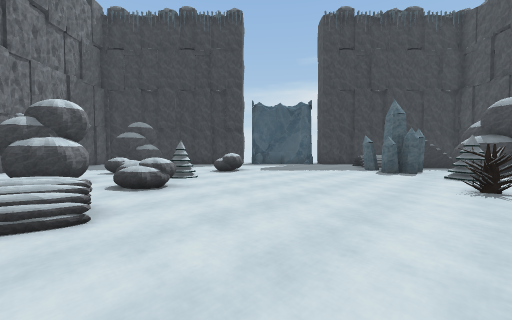
view 1 (above)

17 first-person views from a walk through a scene from a Unity 3-D project. The camera is 1.5 m above the floor, tilts 2° down and sees 90° across. The floor is counted in squares, 2 m on a side. Each view is taken from the middle of a square. On the plan, view 1 faces up. The plan holds only what a view shows up to about 9 squares ahead; the rest is blank.

view 2
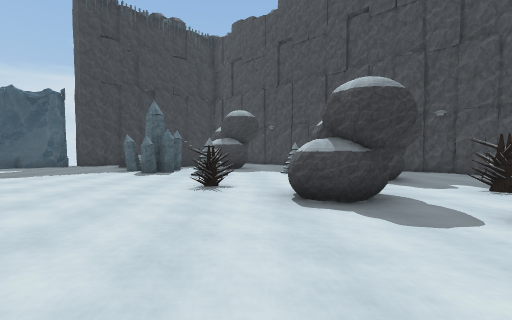

view 3
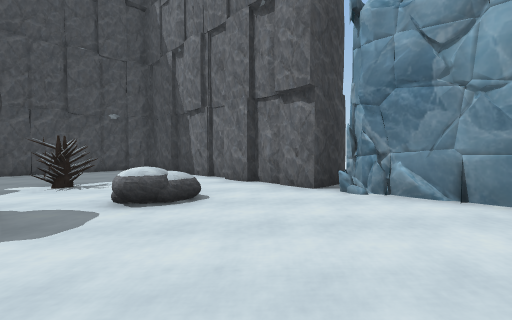

view 4
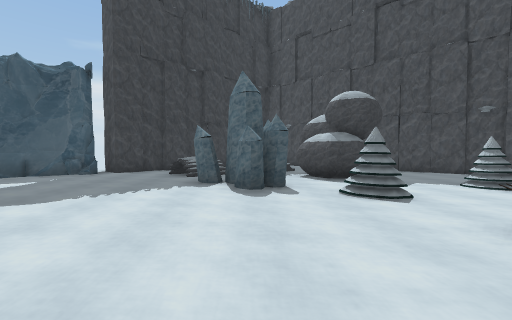

view 5
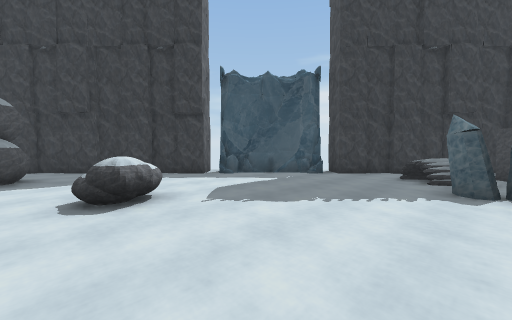

view 6
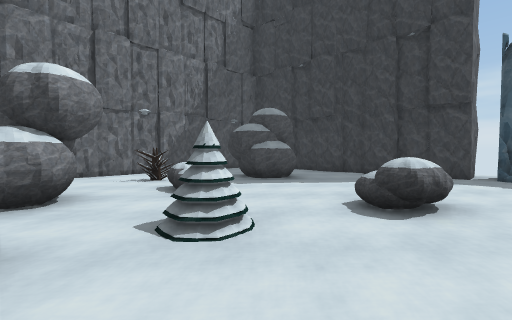

view 7
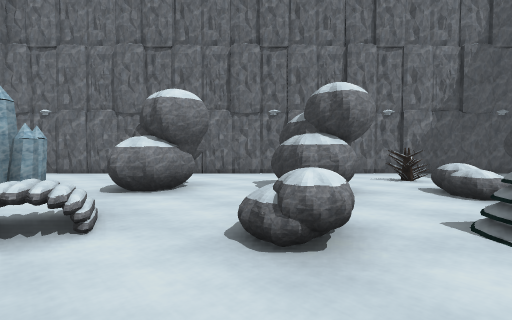

view 8
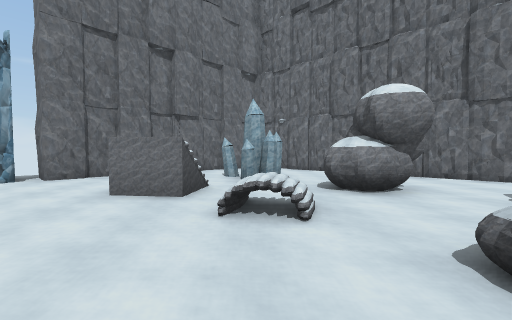

view 9
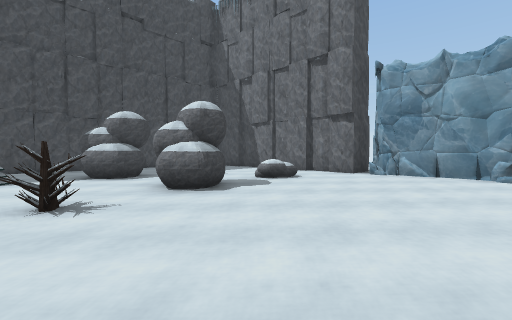

view 10
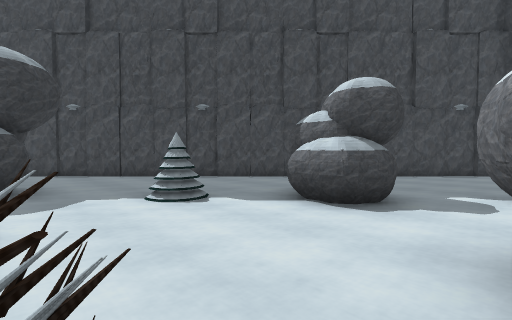

view 11
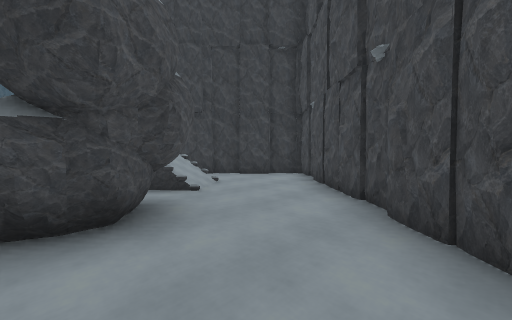

view 12
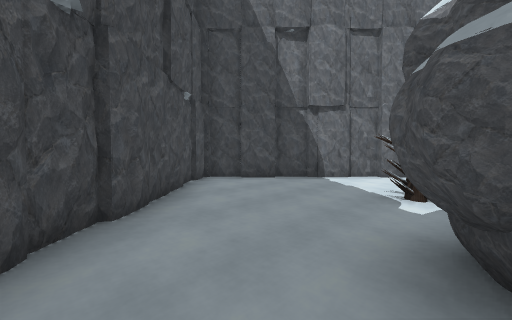

view 13
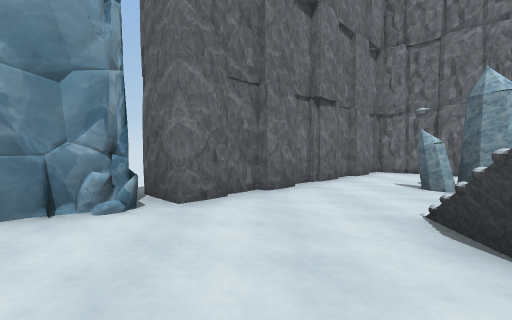

view 14
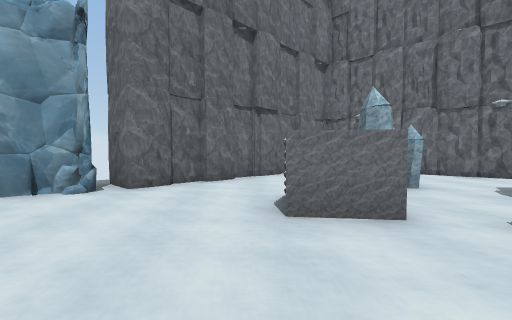

view 15
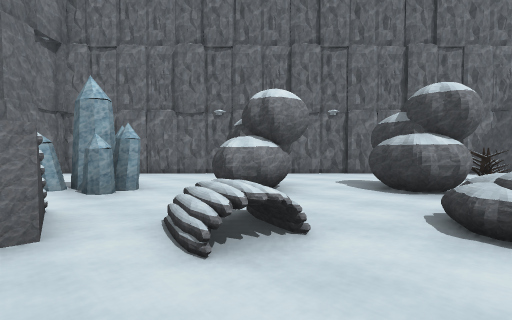

view 16
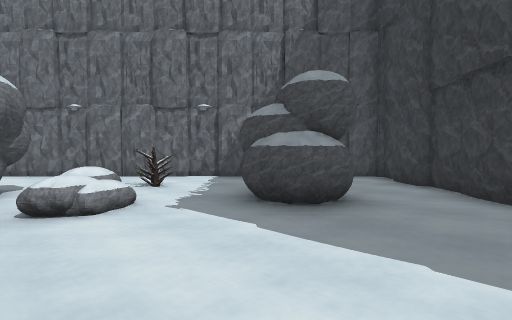

view 17
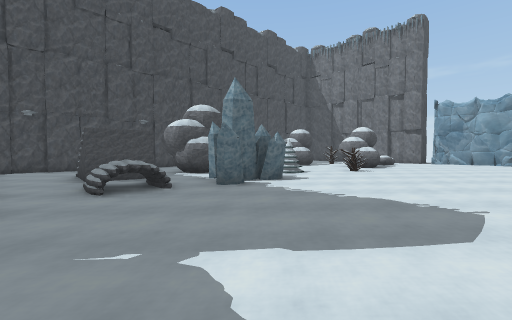

### Floor plan
Key: @ floor where view 1 was taken; # wall or solid block; . floor; / step, stairs or slope; O other object.
Columns run from 9 left of view 1 to 12 right of it. Each row starts with its distance up from view 1.
 16         #
 15 #########OOOO#########
 14 #....................#
 13 #............./O.....#
 12 #   #........./O/ /..#
 11 #..##............O/..#
 10 #.......O.....##.....#
  9 #.OOOO........#..##..#
  8 #................#...#
  7 #......O.......O.....#
  6 #..##..O.............#
  5 #.....OO.....O...O...#
  4 #....................#
  3 #..OO.OO......O..##..#
  2 #...O.//.....OOO.##..#
  1 #.....//.............#
  0 #..##..O.@....O.OO...#
 -1 #...#.........O......#
 -2 #....................#
 -3 #....................#
 -4 #########OOOO#########
 -5         #    #

Where each view was taken, in squares from view 1:
view 1: 0 up, 0 right, facing up
view 2: 0 up, 1 right, facing up-right
view 3: 1 up, 1 right, facing down-right
view 4: 5 up, 1 right, facing up-right
view 5: 6 up, 1 right, facing up
view 6: 6 up, 0 right, facing up-left
view 7: 5 up, 0 right, facing left
view 8: 5 up, 0 right, facing down-left
view 9: 5 up, 0 right, facing down-right
view 10: 4 up, 4 right, facing right
view 11: 6 up, 10 right, facing up
view 12: 4 up, 10 right, facing down
view 13: 0 up, 1 right, facing down-left
view 14: 2 up, 1 right, facing down-left
view 15: 3 up, 0 right, facing left
view 16: 11 up, 1 left, facing left
view 17: 14 up, 0 right, facing down-right
